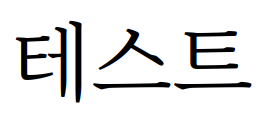
//> input picture opencv_tutorial/drawing_tutorial/example.png, 276 x 128 px
$ ./simple_control   (built with g++ and OpenCV 4)
//> lines starting //> are read from the running program, lines starting //| are printed output that depends on the picture; after the words box and inside, x2 and y2 are one past the last pixel; in counts of white or black regions, pixels touching at a corner belong together
#include <opencv2/opencv.hpp>

using namespace cv;
using namespace std;

void CallBackFunc(int event, int x, int y, int floags, void* userdata) {
    if(event == EVENT_LBUTTONDOWN) {
        circle((*(Mat*)userdata), Point(x, y), 2, CV_RGB(255, 0, 0), 3);
    } else if(event == EVENT_RBUTTONDOWN) {
        //
    } else if(event == EVENT_MBUTTONDOWN) {
        //
    } else if(event == EVENT_MOUSEMOVE) {
        //
    }
    imshow("Mouse click", (*(Mat*)userdata));
}

void on_trackbar(int, void*) {
    //
}

int main() {
    Mat img = imread("../example.png");
//> img is the input picture: 128 rows x 276 cols, CV_8UC3; mean B, G, R 231.5, 231.5, 231.5

    // 1. 글자 입력
    // char TestStr[100];
    // sprintf(TestStr, "total time: %lf sec", 0.001);
    // // (10, 250) 위치에 1두께로 글자 적기
    // putText(img, TestStr, Point(10, 30), FONT_HERSHEY_SIMPLEX, 1, Scalar(0, 0, 0), 1, 1);

    // 2. 컨투어 그리기
    cvtColor(img, img, COLOR_RGB2GRAY);
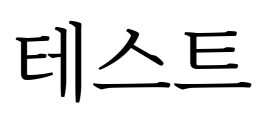
//> img: 128 rows x 276 cols, CV_8UC1; min 0, max 255, mean 231.5

    // 이진화 (Threshold 적용)
    // THRESH_BINARY_INV는 검은색에서 경계를 찾고 흰색을 배경으로 간주
    threshold(img, img, 128, 255, THRESH_BINARY_INV);
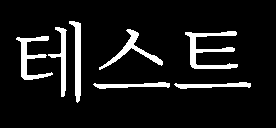
//> img: 128 rows x 276 cols, CV_8UC1; 9.1% white; 7 white regions

    // 컨투어 검출을 위한 변수
    vector<vector<Point>> contours;
    vector<Vec4i> hierarchy;
    // 컨투어 검출
    findContours(img.clone(), contours, hierarchy, RETR_EXTERNAL, CHAIN_APPROX_SIMPLE);
//> contours = 7 contours; box (x1, y1, x2, y2) and area: (185, 31, 238, 69) 542, (16, 36, 53, 80) 418, (69, 21, 81, 103) 404, (99, 29, 163, 70) 390, (48, 27, 67, 97) 317, (174, 82, 251, 89) 226, (93, 82, 170, 89) 226

    // 컨투어 그리기
    Mat imgContours = Mat::zeros(img.size(), CV_8UC3);
    drawContours(imgContours, contours, -1, Scalar(0, 255, 0), 2);
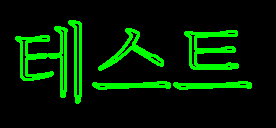
//> imgContours: 128 rows x 276 cols, CV_8UC3; mean B, G, R 0, 31.3, 0
    cout << contours.size() << endl;
//| 7

    // 3. 마우스 이벤트
    namedWindow("Mouse click", 1);

    setMouseCallback("Mouse click", CallBackFunc, &imgContours);

    // 4. Trackbar control
    Mat edges;
    VideoCapture cap = VideoCapture(0);

    if(!cap.isOpened()) return -1;

    int g_slider = 0;
    int g_slider_max = 255;
    namedWindow("edges", 1);

    createTrackbar("TrackbarName", "edges", &g_slider, g_slider_max, on_trackbar);


    // 결과 출력
    imshow("Text", img);
    imshow("Contours", imgContours);
    imshow("Mouse click", imgContours);
    for(;;) {
        Mat frame;
        cap >> frame;
        cvtColor(frame, edges, COLOR_RGB2GRAY);
        GaussianBlur(edges, edges, Size(7, 7), 1.5, 1.5);
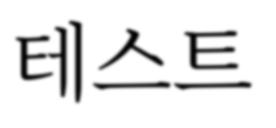
//> edges: 128 rows x 276 cols, CV_8UC1; min 1, max 255, mean 231.5
        Canny(edges, edges, g_slider, 30, 3);
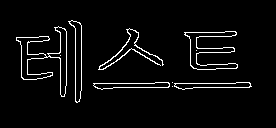
//> edges: 128 rows x 276 cols, CV_8UC1; 4.3% white in thin lines or dots, all inside (x1, y1, x2, y2) = (16, 20, 252, 103)
        imshow("edges", edges);
        if (waitKey(30) >= 0) break;
//> the left mouse button is pressed and released at (138, 64)
//> the Esc key is pressed
    }


    waitKey(0);

    return 0;
}
